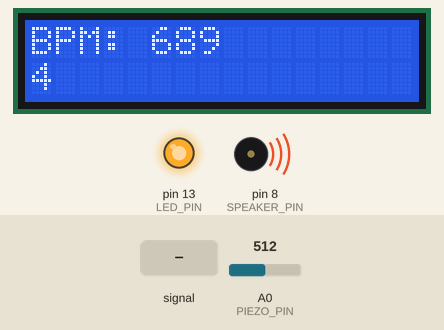
A sketch run on a simulated Arduino Uno, built with avr-gcc and run on an emulated ATmega328P. On the bench: 16×2 character LCD, output pins drawn as LEDs (lit = HIGH), buzzer (waves = sounding). Dashed ring = blinking. Inputs (shaded band) come from the test bench; at power-on: A0 (PIEZO_PIN) = 512. What the sketch prints to the serial monitor is not drawn.

Above: at 1.28 s.
1.3 s: A0 (PIEZO_PIN) fed a 200 Hz sine of ±460 counts around its level
At 2.18 s:
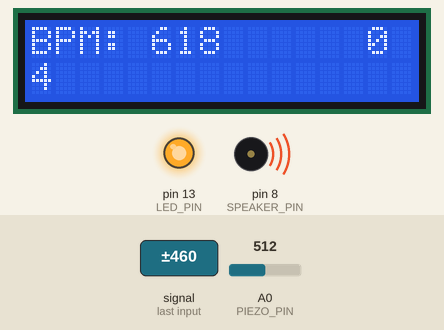
3.1 s: A0 (PIEZO_PIN) set to 716
At 4.77 s:
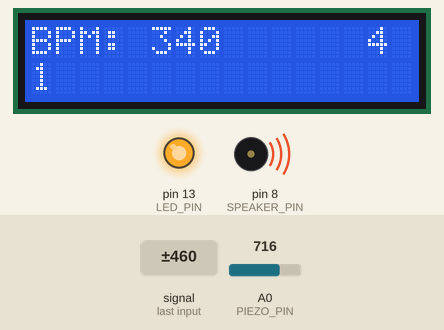
6.1 s: A0 (PIEZO_PIN) set to 140
At 6.34 s:
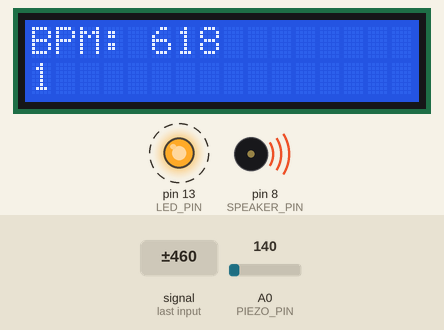
7.6 s: A0 (PIEZO_PIN) set to 160
At 8.46 s:
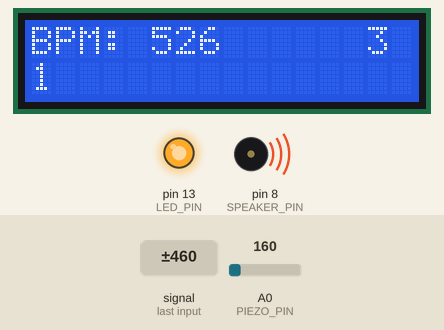
Timing chart, 0 to 10.2 s (numbered marks = the images above; inputs shaded):
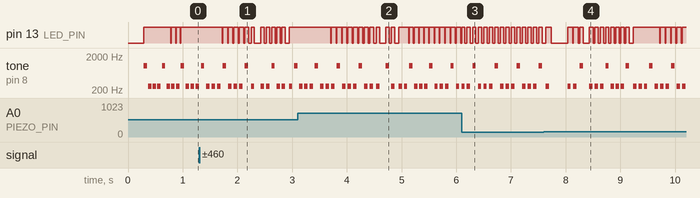

The sketch:

metronome.ino
```cpp
#include <LiquidCrystal.h>
#include "pitches.h"

#define LCD_WIDTH 16
#define LCD_HEIGHT 2
#define TAP_CTR 14 //position of tap count indicator
//PINS
#define SPEAKER_PIN 8
#define LED_PIN 13
#define RS_PIN 12
#define ENABLE_PIN 11
#define D4_PIN 5
#define D5_PIN 4
#define D6_PIN 3
#define D7_PIN 2
#define PIEZO_PIN A0

#define SIXTY_S 60000
#define TWO_S 2000
LiquidCrystal lcd(RS_PIN, ENABLE_PIN, D4_PIN, D5_PIN, D6_PIN, D7_PIN);

/*
 * A piezo sensor will always provide a non-zero value so, but tapping it creates a spike in voltage.
 * We need a value that is going to eliminate false taps but be sensitive enough to detect taps.
 * This value may need to change based on a number of factors for each individual implmentation.
 * The sensor used, the surface it is on, etc.
 */
const int min_tap_intensity = 150;

/*
 * a tap isn't just a single number. the arduino is taking readings 16000 times a second so a tap on a piezo may be registered
 * a few thousand times in the span a tap is registered. We need a time frame after a spike is registered to let the sensor return
 * back to a baseline reading before we expect another tap. 50ms seems to be enough for me, or 1/20th of a second. If we actually tapped
 * at that rate we would get 1200 bpms, so I think we can safely assume no one is going to want that.
 */
const long debounceDelay = 50;

const boolean ACCENT = true;

int bpm  = 0;

unsigned long last_millis;
unsigned long tdelay;
int time_signiture = 4;

unsigned long last_debounce_millis = 0;

const int taps_len = 24;
unsigned long taps_millis[taps_len];
int next_tap = 0;
int total_taps = 0;

int note_duration ;
int beat;

void setup() {
  Serial.begin(9600);

  pinMode(LED_PIN, OUTPUT);
  pinMode(SPEAKER_PIN, OUTPUT);

  lcd.begin(LCD_WIDTH, LCD_HEIGHT);

  last_millis = millis();

  // play a note for 1/16 of a second
  note_duration  = 1000 / 16;
  beat = 0;
}

void loop() {
  int elapsed_millis = millis() - last_millis;

  int sensor_value = analogRead(PIEZO_PIN);


  if ((millis() - last_debounce_millis) > debounceDelay) {

      // only toggle the LED if the new button state is HIGH
    if (sensor_value >= min_tap_intensity) {
      if((millis() - last_debounce_millis) > TWO_S) {
        reset_taps();
      }
        lcd.setCursor(TAP_CTR, 0);
        lcd.print(next_tap);
        taps_millis[next_tap] = millis();
        Serial.println(String(next_tap) + ": " + String(taps_millis[next_tap]));
        //lcd.setCursor(0, 1);
        //lcd.print(taps_millis[next_tap]);

        bpm  = calculate_bpms();
        Serial.println("BPM: " + String(bpm));

        next_tap = ++next_tap % taps_len;
        total_taps++;

      last_debounce_millis = millis();
    } else {
        lcd.setCursor(TAP_CTR, 0);
        lcd.print(" ");
    }
  }

  if(bpm == 0) {
    return;
  }

  if(elapsed_millis > note_duration ) {
    digitalWrite(LED_PIN, LOW);
  }

  tdelay = SIXTY_S/bpm;

  if(elapsed_millis < tdelay) {
    return;
  }


  lcd.clear();
  lcd.print("BPM: " + String(bpm));

  int play_note = NOTE_C4;


  beat = beat % time_signiture;
  lcd.setCursor(0, 1);
  lcd.print(String(beat+1));

  if(ACCENT && beat == 0) {
    play_note = NOTE_C6;
  }

  tone(SPEAKER_PIN, play_note, note_duration);
  digitalWrite(LED_PIN, HIGH);


  last_millis = millis();
  beat++;
}

/*
 *
 */
int calculate_bpms() {
  if(total_taps < time_signiture) {
    return 0;
  }

  unsigned long total = 0;
  for(int i=1; i<=time_signiture; i++) {
    int tap = next_tap - i;

    if(tap < 0) {
      tap = taps_len + tap;
    }

    if(i>1) {
      Serial.print(String(tap + 1 % taps_len) + ": " + String(taps_millis[tap+1%taps_len]) + " - ");
      Serial.print(String(tap) + ": " + String(taps_millis[tap]));

      total += (taps_millis[tap + 1 % taps_len] - taps_millis[tap]);
    }
    Serial.println(total);
  }

  return SIXTY_S/(total / (time_signiture - 1));
}

void reset_taps() {
  beat = 0;
  for(int i=0;i<taps_len;i++) {
    taps_millis[i] = 0;
  }
  next_tap = 0;
  total_taps = 0;
}
```

pitches.h
```cpp
/*************************************************
 * Public Constants
 *************************************************/

#define NOTE_B0  31
#define NOTE_C1  33
#define NOTE_CS1 35
#define NOTE_D1  37
#define NOTE_DS1 39
#define NOTE_E1  41
#define NOTE_F1  44
#define NOTE_FS1 46
#define NOTE_G1  49
#define NOTE_GS1 52
#define NOTE_A1  55
#define NOTE_AS1 58
#define NOTE_B1  62
#define NOTE_C2  65
#define NOTE_CS2 69
#define NOTE_D2  73
#define NOTE_DS2 78
#define NOTE_E2  82
#define NOTE_F2  87
#define NOTE_FS2 93
#define NOTE_G2  98
#define NOTE_GS2 104
#define NOTE_A2  110
#define NOTE_AS2 117
#define NOTE_B2  123
#define NOTE_C3  131
#define NOTE_CS3 139
#define NOTE_D3  147
#define NOTE_DS3 156
#define NOTE_E3  165
#define NOTE_F3  175
#define NOTE_FS3 185
#define NOTE_G3  196
#define NOTE_GS3 208
#define NOTE_A3  220
#define NOTE_AS3 233
#define NOTE_B3  247
#define NOTE_C4  262
#define NOTE_CS4 277
#define NOTE_D4  294
#define NOTE_DS4 311
#define NOTE_E4  330
#define NOTE_F4  349
#define NOTE_FS4 370
#define NOTE_G4  392
#define NOTE_GS4 415
#define NOTE_A4  440
#define NOTE_AS4 466
#define NOTE_B4  494
#define NOTE_C5  523
#define NOTE_CS5 554
#define NOTE_D5  587
#define NOTE_DS5 622
#define NOTE_E5  659
#define NOTE_F5  698
#define NOTE_FS5 740
#define NOTE_G5  784
#define NOTE_GS5 831
#define NOTE_A5  880
#define NOTE_AS5 932
#define NOTE_B5  988
#define NOTE_C6  1047
#define NOTE_CS6 1109
#define NOTE_D6  1175
#define NOTE_DS6 1245
#define NOTE_E6  1319
#define NOTE_F6  1397
#define NOTE_FS6 1480
#define NOTE_G6  1568
#define NOTE_GS6 1661
#define NOTE_A6  1760
#define NOTE_AS6 1865
#define NOTE_B6  1976
#define NOTE_C7  2093
#define NOTE_CS7 2217
#define NOTE_D7  2349
#define NOTE_DS7 2489
#define NOTE_E7  2637
#define NOTE_F7  2794
#define NOTE_FS7 2960
#define NOTE_G7  3136
#define NOTE_GS7 3322
#define NOTE_A7  3520
#define NOTE_AS7 3729
#define NOTE_B7  3951
#define NOTE_C8  4186
#define NOTE_CS8 4435
#define NOTE_D8  4699
#define NOTE_DS8 4978
```

Measured:
- by itself, tone on pin 8 (SPEAKER_PIN): plays 262 Hz for 0.06 s, 262 Hz for 0.06 s, 262 Hz for 0.06 s, 1047 Hz for 0.06 s, 262 Hz for 0.06 s, 262 Hz for 0.06 s … (30 notes in this stretch)
